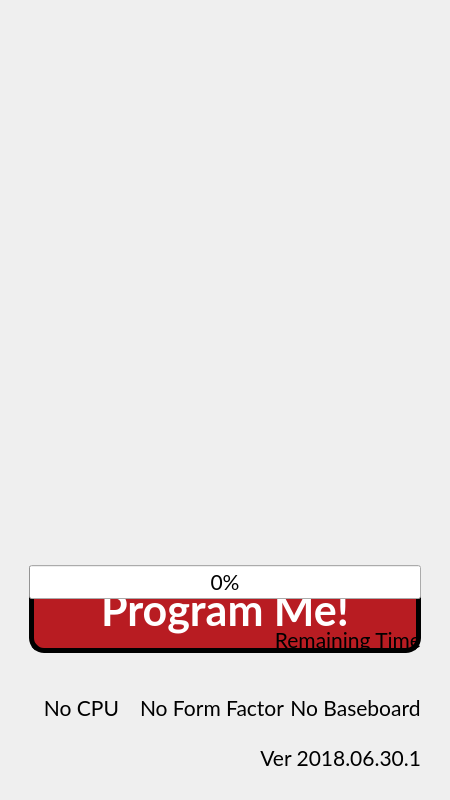
 <widget class="QDialog" name="diaWidget">
  <property name="geometry">
   <rect>
    <x>0</x>
    <y>0</y>
    <width>450</width>
    <height>800</height>
   </rect>
  </property>
  <property name="font">
   <font>
    <family>Lato</family>
    <pointsize>16</pointsize>
    <weight>50</weight>
    <italic>false</italic>
    <bold>false</bold>
   </font>
  </property>
  <property name="windowTitle">
   <string>TechNexion Rescue System</string>
  </property>
  <layout class="QGridLayout" name="gridLayoutMain">
   <item row="0" column="0" rowspan="3">
    <widget class="QWidget" name="tabTitle" native="true">
     <layout class="QVBoxLayout" name="vboxLayoutTitle">
      <item>
       <widget class="QLabel" name="lblLogo">
        <property name="styleSheet">
         <string notr="true">background: transparent</string>
        </property>
        <property name="textFormat">
         <enum>Qt::PlainText</enum>
        </property>
        <property name="alignment">
         <set>Qt::AlignLeading|Qt::AlignLeft|Qt::AlignVCenter</set>
        </property>
       </widget>
      </item>
      <item>
       <widget class="QListWidget" name="lstWgtSelection">
        <property name="sizePolicy">
         <sizepolicy hsizetype="Expanding" vsizetype="Expanding">
          <horstretch>1</horstretch>
          <verstretch>0</verstretch>
         </sizepolicy>
        </property>
        <property name="layoutDirection">
         <enum>Qt::RightToLeft</enum>
        </property>
        <property name="styleSheet">
         <string notr="true">background: transparent</string>
        </property>
        <property name="frameShape">
         <enum>QFrame::NoFrame</enum>
        </property>
        <property name="editTriggers">
         <set>QAbstractItemView::NoEditTriggers</set>
        </property>
        <property name="showDropIndicator" stdset="0">
         <bool>false</bool>
        </property>
        <property name="dragDropMode">
         <enum>QAbstractItemView::NoDragDrop</enum>
        </property>
        <property name="iconSize">
         <size>
          <width>100</width>
          <height>100</height>
         </size>
        </property>
        <property name="movement">
         <enum>QListView::Static</enum>
        </property>
        <property name="viewMode">
         <enum>QListView::IconMode</enum>
        </property>
        <property name="uniformItemSizes">
         <bool>true</bool>
        </property>
        <property name="sortingEnabled">
         <bool>false</bool>
        </property>
       </widget>
      </item>
     </layout>
    </widget>
   </item>
   <item row="3" column="0">
    <widget class="QWidget" name="tabSpace" native="true">
     <layout class="QHBoxLayout" name="hboxLayoutSpace">
      <item>
       <widget class="QFrame" name="frameSpace">
        <property name="frameShape">
         <enum>QFrame::NoFrame</enum>
        </property>
       </widget>
      </item>
     </layout>
    </widget>
   </item>
   <item row="4" column="0" rowspan="6">
    <widget class="QWidget" name="tabBoard" native="true">
     <layout class="QGridLayout" name="gridLayoutBoard">
      <item row="0" column="0">
       <widget class="QListWidget" name="lstWgtBoard">
        <property name="layoutDirection">
         <enum>Qt::LeftToRight</enum>
        </property>
        <property name="styleSheet">
         <string notr="true">background: transparent</string>
        </property>
        <property name="frameShape">
         <enum>QFrame::NoFrame</enum>
        </property>
        <property name="editTriggers">
         <set>QAbstractItemView::NoEditTriggers</set>
        </property>
        <property name="showDropIndicator" stdset="0">
         <bool>false</bool>
        </property>
        <property name="dragDropMode">
         <enum>QAbstractItemView::NoDragDrop</enum>
        </property>
        <property name="iconSize">
         <size>
          <width>100</width>
          <height>100</height>
         </size>
        </property>
        <property name="movement">
         <enum>QListView::Static</enum>
        </property>
        <property name="flow">
         <enum>QListView::TopToBottom</enum>
        </property>
        <property name="viewMode">
         <enum>QListView::IconMode</enum>
        </property>
        <property name="uniformItemSizes">
         <bool>true</bool>
        </property>
        <property name="sortingEnabled">
         <bool>true</bool>
        </property>
       </widget>
      </item>
     </layout>
    </widget>
   </item>
   <item row="4" column="0" rowspan="6">
    <widget class="QWidget" name="tabStorage" native="true">
     <layout class="QGridLayout" name="gridLayoutStorage">
      <item row="0" column="0">
       <widget class="QListWidget" name="lstWgtStorage">
        <property name="layoutDirection">
         <enum>Qt::LeftToRight</enum>
        </property>
        <property name="styleSheet">
         <string notr="true">background: transparent</string>
        </property>
        <property name="frameShape">
         <enum>QFrame::NoFrame</enum>
        </property>
        <property name="editTriggers">
         <set>QAbstractItemView::NoEditTriggers</set>
        </property>
        <property name="showDropIndicator" stdset="0">
         <bool>false</bool>
        </property>
        <property name="dragDropMode">
         <enum>QAbstractItemView::NoDragDrop</enum>
        </property>
        <property name="iconSize">
         <size>
          <width>100</width>
          <height>100</height>
         </size>
        </property>
        <property name="movement">
         <enum>QListView::Static</enum>
        </property>
        <property name="flow">
         <enum>QListView::TopToBottom</enum>
        </property>
        <property name="viewMode">
         <enum>QListView::IconMode</enum>
        </property>
        <property name="uniformItemSizes">
         <bool>true</bool>
        </property>
        <property name="sortingEnabled">
         <bool>true</bool>
        </property>
       </widget>
      </item>
     </layout>
    </widget>
   </item>
   <item row="4" column="0" rowspan="6">
    <widget class="QWidget" name="tabOS" native="true">
     <layout class="QGridLayout" name="gridLayoutOS">
      <item row="0" column="0">
       <widget class="QListWidget" name="lstWgtOS">
        <property name="layoutDirection">
         <enum>Qt::LeftToRight</enum>
        </property>
        <property name="styleSheet">
         <string notr="true">background: transparent</string>
        </property>
        <property name="frameShape">
         <enum>QFrame::NoFrame</enum>
        </property>
        <property name="editTriggers">
         <set>QAbstractItemView::NoEditTriggers</set>
        </property>
        <property name="showDropIndicator" stdset="0">
         <bool>false</bool>
        </property>
        <property name="dragDropMode">
         <enum>QAbstractItemView::NoDragDrop</enum>
        </property>
        <property name="iconSize">
         <size>
          <width>100</width>
          <height>100</height>
         </size>
        </property>
        <property name="movement">
         <enum>QListView::Static</enum>
        </property>
        <property name="flow">
         <enum>QListView::TopToBottom</enum>
        </property>
        <property name="viewMode">
         <enum>QListView::IconMode</enum>
        </property>
        <property name="uniformItemSizes">
         <bool>true</bool>
        </property>
        <property name="sortingEnabled">
         <bool>true</bool>
        </property>
       </widget>
      </item>
     </layout>
    </widget>
   </item>
   <item row="4" column="0" rowspan="6">
    <widget class="QWidget" name="tabDisplay" native="true">
     <layout class="QGridLayout" name="gridLayoutDisplay">
      <item row="0" column="0">
       <widget class="QListWidget" name="lstWgtDisplay">
        <property name="styleSheet">
         <string notr="true">background: transparent</string>
        </property>
        <property name="frameShape">
         <enum>QFrame::NoFrame</enum>
        </property>
        <property name="editTriggers">
         <set>QAbstractItemView::NoEditTriggers</set>
        </property>
        <property name="showDropIndicator" stdset="0">
         <bool>false</bool>
        </property>
        <property name="dragDropMode">
         <enum>QAbstractItemView::NoDragDrop</enum>
        </property>
        <property name="iconSize">
         <size>
          <width>100</width>
          <height>100</height>
         </size>
        </property>
        <property name="movement">
         <enum>QListView::Static</enum>
        </property>
        <property name="flow">
         <enum>QListView::TopToBottom</enum>
        </property>
        <property name="viewMode">
         <enum>QListView::IconMode</enum>
        </property>
        <property name="uniformItemSizes">
         <bool>true</bool>
        </property>
        <property name="sortingEnabled">
         <bool>true</bool>
        </property>
       </widget>
      </item>
     </layout>
    </widget>
   </item>
   <item row="4" column="0" rowspan="6">
    <widget class="QWidget" name="tabInstall" native="true">
     <layout class="QGridLayout" name="gridLayoutInstall">
      <item row="0" column="0">
       <widget class="QWidget" name="wgtTopOutput" native="true">
        <layout class="QHBoxLayout" name="hboxLayoutTopOutput">
         <item>
          <widget class="QWidget" name="vbOS" native="true">
           <layout class="QVBoxLayout" name="vboxLayoutOS">
            <item>
             <widget class="QLabel" name="lblOS">
              <property name="alignment">
               <set>Qt::AlignCenter</set>
              </property>
             </widget>
            </item>
            <item>
             <widget class="QLabel" name="lblOSTxt">
              <property name="alignment">
               <set>Qt::AlignCenter</set>
              </property>
             </widget>
            </item>
           </layout>
          </widget>
         </item>
         <item>
          <widget class="QWidget" name="vbBoard" native="true">
           <layout class="QVBoxLayout" name="vboxLayoutBoard">
            <item>
             <widget class="QLabel" name="lblBoard">
              <property name="alignment">
               <set>Qt::AlignCenter</set>
              </property>
             </widget>
            </item>
            <item>
             <widget class="QLabel" name="lblBoardTxt">
              <property name="alignment">
               <set>Qt::AlignCenter</set>
              </property>
             </widget>
            </item>
           </layout>
          </widget>
         </item>
         <item>
          <widget class="QWidget" name="vbDisplay" native="true">
           <layout class="QVBoxLayout" name="vboxLayoutDisplay">
            <item>
             <widget class="QLabel" name="lblDisplay">
              <property name="alignment">
               <set>Qt::AlignCenter</set>
              </property>
             </widget>
            </item>
            <item>
             <widget class="QLabel" name="lblDisplayTxt">
              <property name="alignment">
               <set>Qt::AlignCenter</set>
              </property>
             </widget>
            </item>
           </layout>
          </widget>
         </item>
        </layout>
       </widget>
      </item>
      <item row="1" column="0">
       <widget class="QWidget" name="wgtButtomOutput" native="true">
        <layout class="QHBoxLayout" name="hboxLayoutBottomOutput">
         <item>
          <widget class="QLabel" name="lblArrow">
           <property name="pixmap">
            <pixmap resource="resource.qrc">:/res/images/tn_arrow.svg</pixmap>
           </property>
           <property name="alignment">
            <set>Qt::AlignCenter</set>
           </property>
          </widget>
         </item>
         <item>
          <widget class="QWidget" name="vbStorage" native="true">
           <layout class="QVBoxLayout" name="vboxLayoutStorage">
            <item>
             <widget class="QLabel" name="lblStorage">
              <property name="alignment">
               <set>Qt::AlignCenter</set>
              </property>
             </widget>
            </item>
            <item>
             <widget class="QLabel" name="lblStorageTxt">
              <property name="alignment">
               <set>Qt::AlignCenter</set>
              </property>
             </widget>
            </item>
           </layout>
          </widget>
         </item>
        </layout>
       </widget>
      </item>
      <item row="4" column="0">
       <widget class="QWidget" name="wgtProgress" native="true">
        <layout class="QGridLayout" name="gridayoutProgress">
         <item row="0" column="0" rowspan="2" colspan="5">
          <widget class="QPushButton" name="btnFlash">
           <property name="sizePolicy">
            <sizepolicy hsizetype="Minimum" vsizetype="Expanding">
             <horstretch>0</horstretch>
             <verstretch>0</verstretch>
            </sizepolicy>
           </property>
           <property name="font">
            <font>
             <family>Lato</family>
             <pointsize>32</pointsize>
             <weight>75</weight>
             <bold>true</bold>
            </font>
           </property>
           <property name="styleSheet">
            <string notr="true">background-color: rgb(184, 28, 34); color: white; border-style:outset; border-width:5px; border-radius:15px; border-color:black; padding: 4px;</string>
           </property>
           <property name="text">
            <string>Program Me!</string>
           </property>
          </widget>
         </item>
         <item row="0" column="0" colspan="5">
          <widget class="QProgressBar" name="progressBarStatus">
           <property name="value">
            <number>0</number>
           </property>
           <property name="orientation">
            <enum>Qt::Horizontal</enum>
           </property>
          </widget>
         </item>
         <item row="1" column="3" colspan="2">
          <widget class="QLabel" name="lblRemaining">
           <property name="text">
            <string>Remaining Time</string>
           </property>
           <property name="alignment">
            <set>Qt::AlignBottom|Qt::AlignRight|Qt::AlignTrailing</set>
           </property>
          </widget>
         </item>
         <item row="1" column="0" colspan="3">
          <widget class="QLabel" name="lblDownloadFlash">
           <property name="alignment">
            <set>Qt::AlignBottom|Qt::AlignHCenter</set>
           </property>
          </widget>
         </item>
        </layout>
       </widget>
      </item>
     </layout>
    </widget>
   </item>
   <item row="11" column="0">
    <widget class="QWidget" name="tabFooter" native="true">
     <layout class="QGridLayout" name="gridLayoutFooter">
      <item row="0" column="0">
       <widget class="QWidget" name="wgtTopFooter" native="true">
        <layout class="QHBoxLayout" name="hboxLayoutBottomFooter">
         <item>
          <widget class="QLabel" name="lblCpu">
           <property name="text">
            <string>No CPU</string>
           </property>
           <property name="alignment">
            <set>Qt::AlignCenter</set>
           </property>
          </widget>
         </item>
         <item>
          <widget class="QLabel" name="lblForm">
           <property name="text">
            <string>No Form Factor</string>
           </property>
           <property name="alignment">
            <set>Qt::AlignCenter</set>
           </property>
          </widget>
         </item>
         <item>
          <widget class="QLabel" name="lblBaseboard">
           <property name="text">
            <string>No Baseboard</string>
           </property>
           <property name="alignment">
            <set>Qt::AlignCenter</set>
           </property>
          </widget>
         </item>
        </layout>
       </widget>
      </item>
      <item row="1" column="0">
       <widget class="QWidget" name="wgtBottomFooter" native="true">
        <layout class="QHBoxLayout" name="hboxLayoutTopFooter">
         <item>
          <widget class="QLabel" name="lblInstruction">
           <property name="text">
            <string/>
           </property>
           <property name="alignment">
            <set>Qt::AlignLeading|Qt::AlignLeft|Qt::AlignVCenter</set>
           </property>
          </widget>
         </item>
         <item>
          <widget class="QLabel" name="lblVersion">
           <property name="text">
            <string>Ver 2018.06.30.1</string>
           </property>
           <property name="alignment">
            <set>Qt::AlignRight|Qt::AlignTrailing|Qt::AlignVCenter</set>
           </property>
          </widget>
         </item>
        </layout>
       </widget>
      </item>
     </layout>
    </widget>
   </item>
  </layout>
  <widget class="QMessageDialog" name="msgbox">
   <property name="geometry">
    <rect>
     <x>0</x>
     <y>0</y>
     <width>300</width>
     <height>400</height>
    </rect>
   </property>
   <property name="modal">
    <bool>false</bool>
   </property>
   <layout class="QGridLayout" name="gridLayout">
    <item row="0" column="0">
     <widget class="QLabel" name="msgIcon">
      <property name="styleSheet">
       <string notr="true">background: transparent</string>
      </property>
      <property name="alignment">
       <set>Qt::AlignCenter</set>
      </property>
     </widget>
    </item>
    <item row="0" column="1" colspan="2">
     <widget class="QLabel" name="msgTitle">
      <property name="styleSheet">
       <string notr="true">background: transparent</string>
      </property>
      <property name="alignment">
       <set>Qt::AlignLeading|Qt::AlignLeft|Qt::AlignVCenter</set>
      </property>
      <property name="wordWrap">
       <bool>true</bool>
      </property>
     </widget>
    </item>
    <item row="1" column="0" rowspan="3" colspan="3">
     <widget class="QWidget" name="wgtContent" native="true">
      <layout class="QGridLayout" name="msgContentLayout">
       <item row="0" column="0">
        <widget class="QLabel" name="msgItem0">
         <property name="styleSheet">
          <string notr="true">background: transparent</string>
         </property>
         <property name="alignment">
          <set>Qt::AlignCenter</set>
         </property>
        </widget>
       </item>
       <item row="0" column="0">
        <widget class="QLabel" name="msgItem0_OL">
         <property name="styleSheet">
          <string notr="true">background: transparent</string>
         </property>
         <property name="alignment">
          <set>Qt::AlignCenter</set>
         </property>
        </widget>
       </item>
       <item row="0" column="1">
        <widget class="QLabel" name="msgItem1">
         <property name="styleSheet">
          <string notr="true">background: transparent</string>
         </property>
         <property name="alignment">
          <set>Qt::AlignCenter</set>
         </property>
        </widget>
       </item>
       <item row="0" column="1">
        <widget class="QLabel" name="msgItem1_OL">
         <property name="styleSheet">
          <string notr="true">background: transparent</string>
         </property>
         <property name="alignment">
          <set>Qt::AlignCenter</set>
         </property>
        </widget>
       </item>
       <item row="1" column="0">
        <widget class="QLabel" name="msgItem2">
         <property name="styleSheet">
          <string notr="true">background: transparent</string>
         </property>
         <property name="alignment">
          <set>Qt::AlignCenter</set>
         </property>
        </widget>
       </item>
       <item row="1" column="0">
        <widget class="QLabel" name="msgItem2_OL">
         <property name="styleSheet">
          <string notr="true">background: transparent</string>
         </property>
         <property name="alignment">
          <set>Qt::AlignCenter</set>
         </property>
        </widget>
       </item>
       <item row="1" column="1">
        <widget class="QLabel" name="msgItem3">
         <property name="styleSheet">
          <string notr="true">background: transparent</string>
         </property>
         <property name="alignment">
          <set>Qt::AlignCenter</set>
         </property>
        </widget>
       </item>
       <item row="1" column="1">
        <widget class="QLabel" name="msgItem3_OL">
         <property name="styleSheet">
          <string notr="true">background: transparent</string>
         </property>
         <property name="alignment">
          <set>Qt::AlignCenter</set>
         </property>
        </widget>
       </item>
       <item row="0" column="0" colspan="2">
        <widget class="QLabel" name="msgQRcode">
         <property name="styleSheet">
          <string notr="true">background: transparent</string>
         </property>
         <property name="alignment">
          <set>Qt::AlignCenter</set>
         </property>
        </widget>
       </item>
       <item row="1" column="0" rowspan="2" colspan="2">
        <widget class="QLabel" name="msgContent">
         <property name="styleSheet">
          <string notr="true">background: transparent</string>
         </property>
         <property name="alignment">
          <set>Qt::AlignCenter</set>
         </property>
         <property name="wordWrap">
          <bool>true</bool>
         </property>
        </widget>
       </item>
       <item row="2" column="0" colspan="2">
         <widget class="QLabel" name="msgStatus">
           <property name="styleSheet">
             <string notr="true">background: transparent</string>
           </property>
           <property name="alignment">
             <set>Qt::AlignCenter</set>
           </property>
           <property name="wordWrap">
             <bool>true</bool>
           </property>
         </widget>
       </item>
      </layout>
     </widget>
    </item>
   </layout>
  </widget>
  <widget class="QProcessSlot" name="detectDevice" native="true">
   <property name="geometry">
    <rect>
     <x>0</x>
     <y>0</y>
     <width>100</width>
     <height>30</height>
    </rect>
   </property>
  </widget>
  <widget class="QProcessSlot" name="scanStorage" native="true">
   <property name="geometry">
    <rect>
     <x>0</x>
     <y>0</y>
     <width>100</width>
     <height>30</height>
    </rect>
   </property>
  </widget>
  <widget class="QProcessSlot" name="scanNetwork" native="true">
   <property name="geometry">
    <rect>
     <x>0</x>
     <y>0</y>
     <width>100</width>
     <height>30</height>
    </rect>
   </property>
  </widget>
  <widget class="QProcessSlot" name="scanPartition" native="true">
   <property name="geometry">
    <rect>
     <x>0</x>
     <y>0</y>
     <width>100</width>
     <height>30</height>
    </rect>
   </property>
  </widget>
  <widget class="QProcessSlot" name="mountStorage" native="true">
   <property name="geometry">
    <rect>
     <x>0</x>
     <y>0</y>
     <width>100</width>
     <height>30</height>
    </rect>
   </property>
  </widget>
  <widget class="QProcessSlot" name="crawlWeb" native="true">
   <property name="geometry">
    <rect>
     <x>0</x>
     <y>0</y>
     <width>100</width>
     <height>30</height>
    </rect>
   </property>
  </widget>
  <widget class="QProcessSlot" name="crawlLocalfs" native="true">
   <property name="geometry">
    <rect>
     <x>0</x>
     <y>0</y>
     <width>100</width>
     <height>30</height>
    </rect>
   </property>
  </widget>
  <widget class="QProcessSlot" name="downloadImage" native="true">
   <property name="geometry">
    <rect>
     <x>0</x>
     <y>0</y>
     <width>100</width>
     <height>30</height>
    </rect>
   </property>
  </widget>
  <widget class="QProcessSlot" name="postDownload" native="true">
   <property name="geometry">
    <rect>
     <x>0</x>
     <y>0</y>
     <width>100</width>
     <height>30</height>
    </rect>
   </property>
  </widget>
  <widget class="QProcessSlot" name="processError" native="true">
   <property name="geometry">
    <rect>
     <x>0</x>
     <y>0</y>
     <width>100</width>
     <height>30</height>
    </rect>
   </property>
  </widget>
  <widget class="QProcessSlot" name="chooseOS" native="true">
   <property name="geometry">
    <rect>
     <x>0</x>
     <y>0</y>
     <width>100</width>
     <height>30</height>
    </rect>
   </property>
  </widget>
  <widget class="QProcessSlot" name="chooseBoard" native="true">
   <property name="geometry">
    <rect>
     <x>0</x>
     <y>0</y>
     <width>100</width>
     <height>30</height>
    </rect>
   </property>
  </widget>
  <widget class="QProcessSlot" name="chooseDisplay" native="true">
   <property name="geometry">
    <rect>
     <x>0</x>
     <y>0</y>
     <width>100</width>
     <height>30</height>
    </rect>
   </property>
  </widget>
  <widget class="QProcessSlot" name="chooseStorage" native="true">
   <property name="geometry">
    <rect>
     <x>0</x>
     <y>0</y>
     <width>100</width>
     <height>30</height>
    </rect>
   </property>
  </widget>
  <widget class="QProcessSlot" name="chooseSelection" native="true">
   <property name="geometry">
    <rect>
     <x>0</x>
     <y>0</y>
     <width>100</width>
     <height>30</height>
    </rect>
   </property>
  </widget>
  <widget class="QWaitingIndicator" name="waitingIndicator" native="true">
   <property name="geometry">
    <rect>
     <x>0</x>
     <y>0</y>
     <width>300</width>
     <height>300</height>
    </rect>
   </property>
   <property name="nodeCount" stdset="0">
    <number>18</number>
   </property>
   <property name="nodeSize" stdset="0">
    <number>20</number>
   </property>
   <property name="radius" stdset="0">
    <number>80</number>
   </property>
  </widget>
 </widget>
